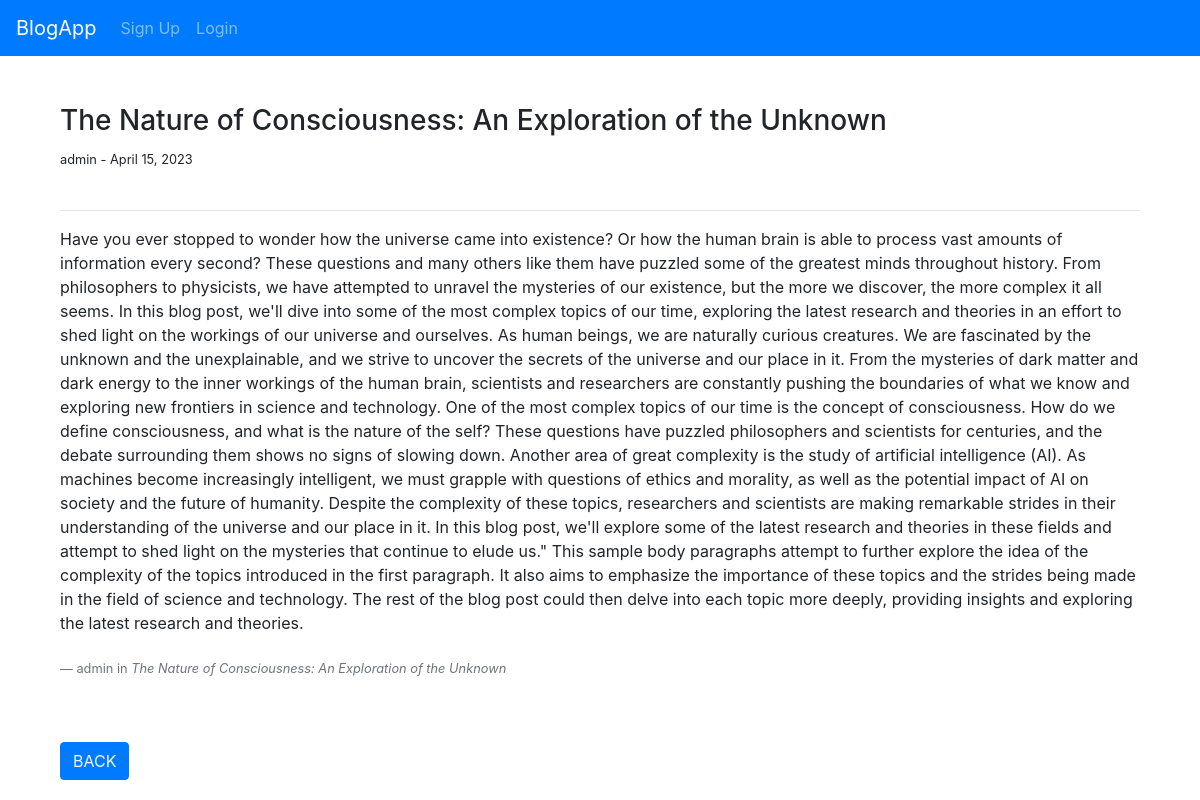
Screenshot of /article/8 with the database file from the repository.
### BlogApp/models.py (models this page shows, shortened)
class Post(models.Model):
    title = models.CharField(max_length=255)
    title_tag = models.CharField(max_length=255)
    author = models.ForeignKey(User, on_delete=models.CASCADE)
    body = models.TextField()
    post_date = models.DateField(auto_now_add = True)
    category = models.CharField(max_length=255, default="First Posts")

### BlogApp/views.py (the view)
# urls.py: path('article/<int:pk>', ArticleView.as_view(), name="article"),
class ArticleView(DetailView):
    model = Post
    template_name = "article.html"

### BlogApp/templates/article.html (shortened to what this page needs)
{% extends 'base.html' %}
{% block content %}
<div class="container">
    <h3>{{ post.title }}</h3>
        <small>{{ post.author }} - {{ post.post_date }}
            </small>
        <br><br>
        <hr>
        <p class="lead">
            <p class="mb-0">{{ post.body }}</p>
            <br>
            <footer class="blockquote-footer">{{ post.author }} in <cite title="Source Title">{{ post.title }}</cite></footer>
        </p>
        <br><br>
    <button class="btn btn-primary"><a href="{% url 'home' %}" style="color: aliceblue; text-decoration: none;">BACK</a></button>
</div>
{% endblock %}

### rows the page displays
Post: title "The Nature of Consciousness: An Exploration of the Unknown", author "admin", post_date "April 15, 2023", body "Have you ever stopped to wonder how the universe came into existence? Or how the human brain is able to process vast amounts of information every second? These questions and many others like them have puzzled some of the greatest minds throughout history. From philosophers to physicists, we have attempted to unravel the mysteries of our existence, but the more we discover, the more complex it all seems. In this blog post, we'll dive into some of the most complex topics of our time, exploring the latest research and theories in an effort to shed light on the workings of our universe and ourselves. As human beings, we are naturally curious creatures. We are fascinated by the unknown and the…"
